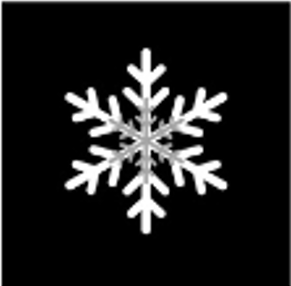
%> input picture anh.png, 291 x 286 px
$ octave vd2.m   (GNU Octave 9; MATLAB toolbox functions it lacks are replaced by stand-ins)
%> lines starting %> are read from the running program, lines starting %| are printed output that depends on the picture
### get_A_random.m
%% Hàm tạo ma trận đo ngẫu nhiên với giá trị 0 và 1
function A = get_A_random(n, m)
    A = randi([0, 1], m, n); % Ma trận đo ngẫu nhiên với giá trị 0 và 1
end

### vd2.m
clc;
clear all;
close all;

% Đọc ảnh đầu vào
input_image = imread('anh.png'); % Thay đổi đường dẫn tới ảnh của bạn
%> input_image is the input picture: size 286x291x3 uint8; min 0, max 255, mean 30.9
image = rgb2gray(input_image); % Chuyển đổi ảnh sang ảnh xám nếu cần
image = im2double(image); % Chuyển đổi ảnh sang định dạng double
%> image: size 286x291 double

% Thay đổi kích thước ảnh về 32x32
image = imresize(image, [32, 32]);
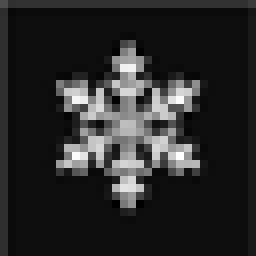
%> image: size 32x32 double (shown 8 times larger); min -0.0629, max 1.04, mean 0.117; drawn with min black and max white
% Kích thước hình ảnh
[image_row, image_col] = size(image);
%> image_row = 32; image_col = 32
n = image_row * image_col;
%> n = 1024

m = 1000;
A = get_A_random(n, m);

[row, col] = find(image > 0);
%> row = 417 values from 1 to 32; col = 417 values from 1 to 32
positions = [row, col]; % Vị trí của các số khác 0
%> positions = 417 rows, first 12: [1 1; 2 1; 3 1; 4 1; 5 1; 6 1; 7 1; 8 1; 9 1; 10 1; 11 1; 12 1]

% Tạo ma trận ngẫu nhiên có kích thước n x n
random_matrix = rand(image_row, image_col); % Khởi tạo ma trận ngẫu nhiên với giá trị từ 0 đến 1

% Gán giá trị ngẫu nhiên cho các vị trí khác 0
for i = 1:size(positions, 1)
    random_matrix(positions(i, 1), positions(i, 2)) = rand(); % Gán giá trị ngẫu nhiên từ 0 đến 1
end
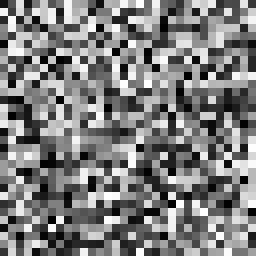
%> random_matrix: size 32x32 double (shown 8 times larger); min 0.000429, max 1, mean 0.493

% Chia ma trận ngẫu nhiên cho 5, 10, 20, 30,...
divisors = [2, 4, 6, 8]; % Các giá trị chia
N_matrices = cell(length(divisors), 1); % Khởi tạo cell array để lưu các ma trận N
snr_values = zeros(length(divisors), 1); % Khởi tạo mảng để lưu giá trị SNR
X_matrices = cell(length(divisors), 1); % Khởi tạo cell array để lưu các ma trận X
m_values = 100:100:1000; % Dải giá trị m
SNR_dB_values = zeros(length(divisors), 1);

% Khởi tạo biến lưu kết quả
rmse_matrix = zeros(length(m_values), length(divisors));
recovered_imgs = cell(1, length(divisors));

%% Vòng lặp chính
for idx_div = 1:length(divisors)
    N_matrices{idx_div} = random_matrix / divisors(idx_div); % Chia ma trận ngẫu nhiên cho các giá trị

    % Tính toán SNR cho mỗi trường hợp
    signal_power = sum(image(:).^2); % Tổng bình phương các giá trị của ma trận ban đầu
    noise_power = sum(N_matrices{idx_div}(:).^2); % Tổng bình phương các giá trị trong ma trận N
    snr_values(idx_div) = signal_power / noise_power; % Tính SNR

    % Chuyển SNR sang dB và lưu vào ma trận
    SNR_dB_values(idx_div) = 10 * log10(snr_values(idx_div));

    % Cộng ma trận N với ma trận ban đầu để thu được ma trận X
    X_matrices{idx_div} = image + N_matrices{idx_div}; % Cộng ma trận N với ma trận ban đầu

    f = X_matrices{idx_div}(:); % Chuyển ma trận X về dạng cột

    for m_idx = 1:length(m_values)
        mp = m_values(m_idx);

        % Tạo ma trận đo
        AP = A(1:mp, :);
        AS = circshift(AP, [0, 1]); % Dịch AP sang phải 1 đơn vị
        AS(:, 1) = 0; % Đặt cột đầu tiên của AS thành 0

        % Mô phỏng phép đo
        y = AP * f;
        y1 = AS * f;
        Yout = y - y1;

        % Giải bài toán tối ưu
%> (the run ends here)
